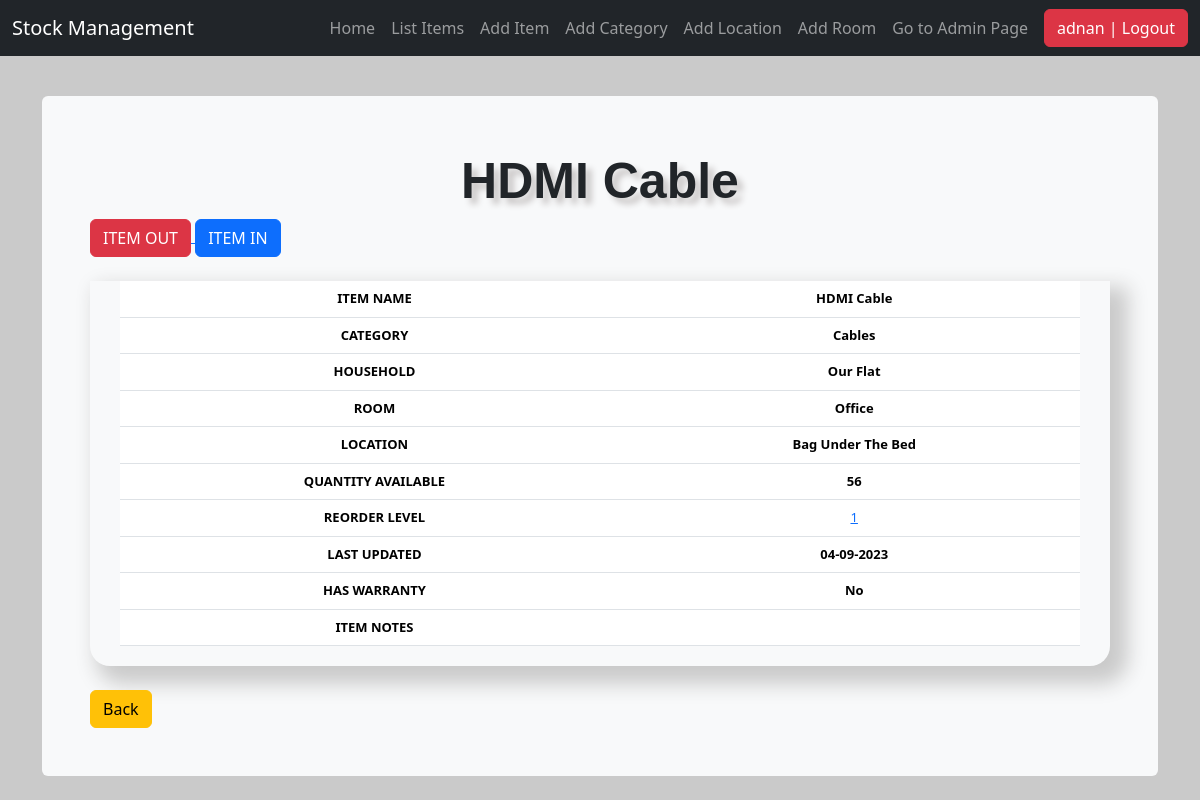
/item_detail/10/ (signed in), run on the app's committed database.
### stockmgmt/models.py (models this page shows, shortened)
class Stock(models.Model):
    household = models.ForeignKey(
        Household, on_delete=models.CASCADE, blank=True)
    room = models.ForeignKey(Room, on_delete=models.CASCADE, blank=True)
    location = models.ForeignKey(
        Location, on_delete=models.CASCADE, blank=True)
    category = models.ForeignKey(
        Category, on_delete=models.CASCADE, blank=True)
    item_name = models.CharField(max_length=50, blank=True, null=True)
    quantity = models.IntegerField(default='0', blank=True, null=True)
    receive_quantity = models.IntegerField(default='0', blank=True, null=True)
    receive_by = models.CharField(max_length=50, blank=True, null=True)
    issue_quantity = models.IntegerField(default='0', blank=True, null=True)
    issue_by = models.CharField(max_length=50, blank=True, null=True)
    issue_to = models.CharField(max_length=50, blank=True, null=True)
    item_usage = models.TextField(max_length=500, blank=True, null=True)
    phone_number = models.CharField(max_length=50, blank=True, null=True)
    created_by = models.CharField(max_length=50, blank=True, null=True)
    reorder_level = models.IntegerField(default='3', blank=True, null=True)
    timestamp = models.DateTimeField(auto_now_add=True, auto_now=False)
    last_updated = models.DateTimeField(auto_now_add=False, auto_now=True)
    has_warranty = models.BooleanField(default=False, blank=False, null=True)
    item_notes = models.TextField(max_length=500, blank=True, null=True)

class Category(models.Model):
    name = models.CharField(max_length=50, blank=True, null=True,
                            help_text="What category is the item related to? (such Cables/Computer Parts/Tools?)")
    def __str__(self):
        return self.name.title() if self.name else ""

class Household(models.Model):
    name = models.CharField(max_length=50, blank=True, null=True)
    def __str__(self):
        return self.name.title() if self.name else ""

class Room(models.Model):
    name = models.CharField(max_length=50, blank=True,
                            null=True, help_text="Which room is the item at?")
    def __str__(self):
        return self.name.title() if self.name else ""

class Location(models.Model):
    name = models.CharField(max_length=50, blank=True,
                            null=True, help_text="Where is the item located?")
    def __str__(self):
        return self.name.title() if self.name else ""

### stockmgmt/views.py (the view)
# urls.py: path('item_detail/<str:pk>/', views.item_detail, name="item_detail"),
@login_required
def item_detail(request, pk):
    queryset = Stock.objects.get(id=pk)
    context = {
        "title": queryset.item_name,
        "queryset": queryset,
    }
    return render(request, "./includes/item_detail.html", context)

### stockmgmt/templates/includes/item_detail.html (shortened to what this page needs)
{% extends 'base.html' %}
{% load crispy_forms_tags %}
{% block content %}
<a href="{% url 'issue_items' queryset.id %}">
    <div class='btn btn-danger'>ITEM OUT</div>
</a>
<a href="{% url 'receive_items' queryset.id %}">
    <div class='btn btn-primary'>ITEM IN</div>
</a>
<br><br>
<div class="display_table">
    <table class='table'>
        <tr>
            <th>ITEM NAME</th>
            <th>{{queryset.item_name}}</th>
        </tr>
        <tr>
            <th>CATEGORY</th>
            <th>{{queryset.category}}</th>
        </tr>
        <tr>
            <th>HOUSEHOLD</th>
            <th>{{queryset.household}}</th>
        </tr>
        <tr>
            <th>ROOM</th>
            <th>{{queryset.room}}</th>
        </tr>
        <tr>
            <th>LOCATION</th>
            <th>{{queryset.location}}</th>
        </tr>
        <tr>
            <th>QUANTITY AVAILABLE</th>
            <th>{{queryset.quantity}}</th>
        </tr>
        <tr>
            <th>REORDER LEVEL</th>
            <td>{% if request.user.is_superuser %}
                <a href="{% url 'reorder_level' queryset.id %}">
                    {%endif%}
                    {{queryset.reorder_level}}
                </a>
            </td>
        </tr>
        <tr>
            <th>LAST UPDATED</th>
            <th>{{queryset.last_updated|date:"d-m-Y"}}</th>
        </tr>
        <tr>
            <th>HAS WARRANTY</th>
            <th>{% if instance.has_warranty %}
                Yes
                {% else %}
                No
                {% endif %}
            </th>
        </tr>
        <tr>
            <th>ITEM NOTES</th>
            <th>{{queryset.item_notes}}</th>
        </tr>
    </table>
</div>
<br />
<div class="form-group">
    <a id="back-button" href="" onclick="javascript:window.history.back(-1);return false;">
        <div class="btn btn-warning">Back</div>
    </a>
</div>
{% endblock %}

### stockmgmt/templates/base.html (shortened to what this page needs)
{% load static %}
<!DOCTYPE html>
<html lang="en">
<head>
    {% block corecss %}
    <link href="https://cdn.jsdelivr.net/npm/bootstrap@5.3.1/dist/css/bootstrap.min.css" rel="stylesheet"
>
    <link rel="stylesheet" type="text/css" href="https://unpkg.com/nprogress@0.2.0/nprogress.css">
    <link rel="stylesheet" type="text/css" href="https://cdn.datatables.net/1.11.4/css/jquery.dataTables.min.css">
    <link href="{% static '/css/style.css' %}" rel="stylesheet">
    {% endblock %}
</head>
<body>
    {% include './partials/nav.html' %}
    <main class="container pt-5">
        <br>
        <div class="bg-light p-5 rounded">
            <div class="header">{{title}}</div>
            {% block content %}
            {% endblock %}
        </div>
    </main>
</body>
</html>

### stockmgmt/templates/partials/nav.html (shortened to what this page needs)
<nav class="navbar navbar-expand-md navbar-dark fixed-top bg-dark">
    <div class="container-fluid">
        <a class="navbar-brand" href="#">Stock Management</a>
        <div class="collapse navbar-collapse d-flex justify-content-end" id="navbarCollapse">
            <ul class="navbar-nav ms-auto me-2 my-lg-0">
                <li class="nav-item">
                    <a class="nav-link" aria-current="page" href="{% url 'home' %}">Home</a>
                </li>
                {% if request.user.is_authenticated %}
                <li class="nav-item">
                    <a class="nav-link" href="{% url 'list_items' %}">List Items</a>
                </li>
                {% if request.user.is_authenticated %}
                <li class="nav-item">
                    <a class="nav-link" href="{% url 'add_items' %}">Add Item</a>
                </li>
                {% endif %}
                {% if request.user.is_superuser %}
                <li class="nav-item">
                    <a class="nav-link" href="{% url 'add_category' %}">Add Category</a>
                </li>
                <li class="nav-item">
                    <a class="nav-link" href="{% url 'add_location' %}">Add Location</a>
                </li>
                <li class="nav-item">
                    <a class="nav-link" href="{% url 'add_room' %}">Add Room</a>
                </li>
                <li class="nav-item">
                    <a class="nav-link" href="{% url 'admin:index' %}">Go to Admin Page</a>
                </li>
                {% endif %}
                {% endif %}
            </ul>
            <ul class="navbar-nav">
                {% if request.user.is_authenticated %}
                <li><a href="/accounts/logout"><button class="btn btn-danger">{{ user }} | Logout</button></a></li>
                {% else %}
                <li><a href="/accounts/login">Login</a></li>
                {% endif %}
            </ul>
        </div>
    </div>
</nav>

### stockmgmt/static/css/style.css (style rules this page uses)
body { background-color: #cacaca; }
.table { font-size: 13px; text-align: center; width: 95%; margin: auto; text-align: center; }
.table tr:nth-child(odd) { background: #cacaca }
.table tr:nth-child(even) { background: #e9e9e9 }
th { color: #000000; }
.display_table { border-bottom-right-radius: 20px; border-bottom-left-radius: 20px; padding-left: 5px; padding-right: 5px; padding-bottom: 20px; box-shadow: 12px 12px 20px 6px #cacaca; }
.header { font-family: helvetica; font-size: 50px; text-align: center; width: 100%; text-shadow: 6px 6px 6px #c9c6c6; display: block; font-weight: bolder; }
.ui-datepicker tbody, td, tfoot, th, thead, tr { padding: 5px; }

### data on the page
Stock: item_name "HDMI Cable", category "Cables", household "Our Flat", room "Office", location "Bag Under The Bed", quantity "56", reorder_level "1", last_updated "04-09-2023"

### other printed values
{{ user }} "adnan"
